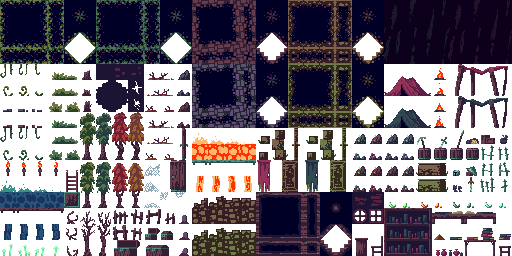
#> input picture assets_prueba/dungeon_platformer/dungeontilesetfull.png, 512 x 256 px, found by its file name
$ python atlas_mazmorra_reina.py
#> lines starting #> are read from the running program, lines starting #| are printed output that depends on the picture
"""Arma el atlas del tileset "mazmorra_reina" (P73, ficha de la mazmorra).

graficos/terceros/gothicvania/castillo_viejo/tileset_mazmorra_reina.png, 512x320,
piezas de 16:
- filas 0-15: copia del atlas de mazmorra
  (graficos/terceros/plataformas_mazmorra/dungeontilesetfull.png), por la antorcha,
  la fogata, la lava, el agua, la estantería, la caja, el barril, los cristales
  y los hongos; sus coordenadas no cambian, así que DECOR_LIGHTS de
  sistemas/entorno/map_ambience.gd sigue valiendo;
- filas 16-19: piezas del tileset Old Dark Castle interior de la Legacy
  (castillo_viejo/tileset.png, el pack del parallax de la mazmorra) a su escala,
  sin repintar, la escalera de madera del Dungeon Tile Set y la reja de celda
  de Raou (la "f" del castillo). Coordenadas en LAYOUT, abajo;
  herramientas/constructor_mapas/baldosas/mazmorra_reina.gd las usa.

Se puede correr las veces que haga falta: el resultado es el mismo.

Uso, desde la raíz del proyecto:
  python3 herramientas/constructor_mapas/atlas_mazmorra_reina.py
"""
from pathlib import Path

from PIL import Image, ImageEnhance

ROOT = Path(__file__).resolve().parents[2]
MAZMORRA = ROOT / "graficos/terceros/plataformas_mazmorra/dungeontilesetfull.png"
CASTLE = ROOT / "graficos/terceros/gothicvania/castillo_viejo/tileset.png"
DTS = ROOT / "graficos/terceros/baldosas_mazmorra/Dungeon Tile Set.png"
RAOU = ROOT / "graficos/terceros/raou_castillo/tileset_castillo.png"
OUT = ROOT / "graficos/terceros/gothicvania/castillo_viejo/tileset_mazmorra_reina.png"
T = 16

# Destino en el atlas (pieza de arriba a la izquierda) de cada grupo.
LAYOUT = {
    "bloques": (0, 16),     # juego de 4x4
    "pasarela": (4, 16),    # izquierda, medio, derecha
    "escalera": (7, 16),
    "piedra": (8, 16),      # pared, 6x4
    "cloaca": (14, 16),     # pared, 6x4
    "cadena": (20, 16),     # g, 1x4 (cuelga)
    "arco": (21, 16),       # U, 6x3
    "reja": (27, 16),       # w, 2x2
}

# Juego de bloques "mazmorra_reina". El pack dibuja la piedra en losas
# redondeadas que sobresalen a la celda vecina; solo se toman celdas macizas
# (las 4 esquinas opacas). Arriba, el remate de musgo de los pilares del pack
# ((32,10) y, en la esquina derecha, (33,10), con su sombra); el resto, la
# piedra verde (10,6), que se repite como un aparejo de bloques y es el doble
# de clara que la pared (el ladrillo oscuro de los pilares es igual de oscuro
# que la pared y la roca se leería como un hueco). Pieza (columna, fila) del
# pack para cada casilla del juego de 4x4.
CAP, CAP_RIGHT, STONE = (32, 10), (33, 10), (10, 6)
STONES = {
    (0, 0): CAP, (1, 0): CAP, (2, 0): CAP_RIGHT, (3, 0): CAP_RIGHT,
    (0, 1): STONE, (1, 1): STONE, (2, 1): STONE, (3, 1): STONE,
    (0, 2): STONE, (1, 2): STONE, (2, 2): STONE, (3, 2): STONE,
}
# Pasarela de madera (el puente entre losas del pack): las tablas empiezan a
# 10 px de la fila 5, así que se recorta desde su borde de arriba, con la
# viga de debajo. La misma pieza a la izquierda, en medio y a la derecha.
PLANK = (144, 90, 160, 106)
# Pared "piedra": la pared del pack (19,2)-(28,5), 6x4: la pilastra (19,3)-
# (20,4), sin el remate de arriba, repetida para que siga sin cortes, y cuatro
# columnas de pared lisa con la hilada de ladrillo de abajo. "cloaca" es la
# misma, oscurecida.
WALL = (21, 2, 4, 4)            # x, y, ancho, alto en piezas
PILASTER_ROWS = (3, 4, 3, 4)
PILASTER_X = 19
CLOACA_BRIGHTNESS = 0.6
# La cadena y el arco del desagüe vienen pintados sobre la pared lisa: se quita
# ese color plano para que sirvan también sobre "cloaca" y sin pared.
WALL_FLAT = (12, 29, 28, 255)
CHAIN = (45, 3, 1, 4)
ARCH = (5, 9, 6, 3)
# Reja de celda de Raou: las piezas (17,16)-(18,17) del atlas del castillo.
BARS = (17, 16, 2, 2)


def tile(img, tx, ty, w=1, h=1):
    return img.crop((tx * T, ty * T, (tx + w) * T, (ty + h) * T))


def place(atlas, piece, dest, dx=0, dy=0):
    atlas.alpha_composite(piece, (dest[0] * T + dx, dest[1] * T + dy))


def dark(img, brightness):
    rgb = ImageEnhance.Brightness(img.convert("RGB")).enhance(brightness)
    out = rgb.convert("RGBA")
    out.putalpha(img.getchannel("A"))
    return out


def no_wall(img):
    """Quita el color plano de la pared (pasa a transparente)."""
    out = img.copy()
    px = out.load()
    for y in range(out.height):
        for x in range(out.width):
            if px[x, y] == WALL_FLAT:
                px[x, y] = (0, 0, 0, 0)
    return out


def solid(piece, name):
    assert piece.getchannel("A").getextrema() == (255, 255), ("no maciza", name)
    return piece


def main():
    mazmorra = Image.open(MAZMORRA).convert("RGBA")
#> mazmorra is the input picture: PIL image 512x256 RGBA; mean R, G, B, A 102.9, 95.8, 105.8, 155.9
    assert mazmorra.size == (512, 256), mazmorra.size
    atlas = Image.new("RGBA", (512, 320))
#> atlas: PIL image 512x320 RGBA; every value is 0
    atlas.paste(mazmorra, (0, 0))
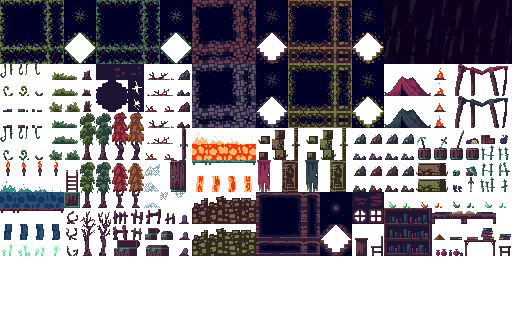
#> atlas: PIL image 512x320 RGBA; mean R, G, B, A 82.3, 76.6, 84.6, 124.7; transparent parts drawn white
#> (the run stopped early here; a loop or call above may not have finished)
